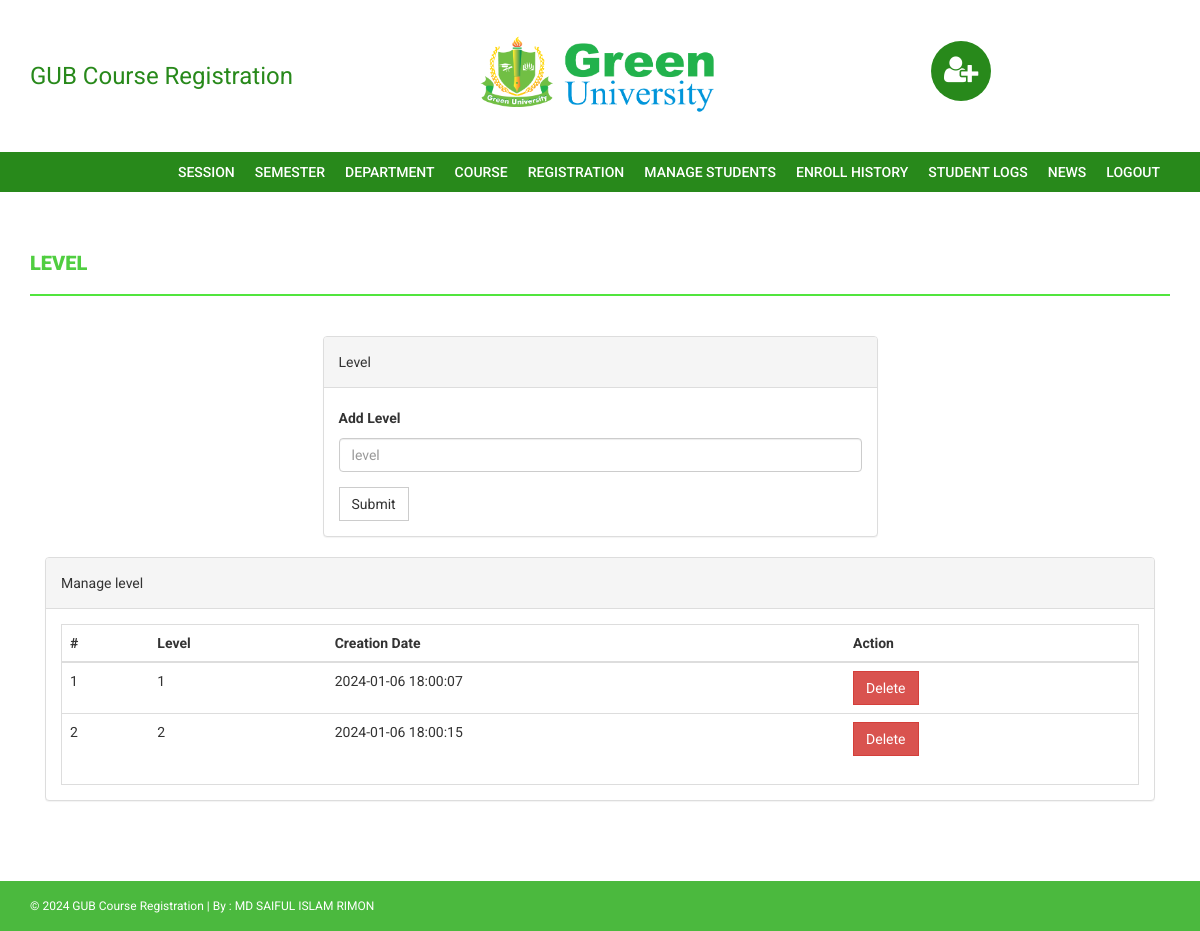
Page /admin/level.php (signed in) on the committed database.
### tables this page shows
CREATE TABLE `level` (
  `id` int(11) NOT NULL,
  `level` varchar(255) DEFAULT NULL,
  `creationDate` timestamp NULL DEFAULT current_timestamp()
);

### admin/level.php (the view, shortened to what this page needs)
<?php
if(strlen($_SESSION['alogin'])==0)
    {
header('location:index.php');
}
else{
?>
<!DOCTYPE html>
<html xmlns="http://www.w3.org/1999/xhtml">
<head>
    <link href="assets/css/bootstrap.css" rel="stylesheet" />
    <link href="assets/css/font-awesome.css" rel="stylesheet" />
    <link href="assets/css/style.css" rel="stylesheet" />
</head>
<body>
<?php include('includes/header.php');?>
<?php if($_SESSION['alogin']!="")
{
 include('includes/menubar.php');
}
 ?>
    <div class="content-wrapper">
        <div class="container">
              <div class="row">
                    <div class="col-md-12">
                        <h1 class="page-head-line">Level  </h1>
                    </div>
                </div>
                <div class="row" >
                  <div class="col-md-3"></div>
                    <div class="col-md-6">
                        <div class="panel panel-default">
                        <div class="panel-heading">
                           Level
                        </div>
                        <div class="panel-body">
                       <form name="level" method="post">
   <div class="form-group">
    <label for="department">Add Level  </label>
    <input type="text" class="form-control" id="level" name="level" placeholder="level" required />
  </div>
 <button type="submit" name="submit" class="btn btn-default">Submit</button>
</form>
                            </div>
                            </div>
                    </div>
                </div>
                <div class="col-md-12">
                    <div class="panel panel-default">
                        <div class="panel-heading">
                            Manage level
                        </div>
                        <div class="panel-body">
                            <div class="table-responsive table-bordered">
                                <table class="table">
                                    <thead>
                                        <tr>
                                            <th>#</th>
                                            <th>Level</th>
                                            <th>Creation Date</th>
                                            <th>Action</th>
                                        </tr>
                                    </thead>
                                    <tbody>
<?php
$sql=mysqli_query($con,"select * from level");
$cnt=1;
while($row=mysqli_fetch_array($sql))
{
?>
                                        <tr>
                                            <td><?php echo $cnt;?></td>
                                            <td><?php echo htmlentities($row['level']);?></td>
                                            <td><?php echo htmlentities($row['creationDate']);?></td>
                                            <td>
  <a href="level.php?id=<?php echo $row['id']?>&del=delete" onClick="return confirm('Are you sure you want to delete?')">
                                            <button class="btn btn-danger">Delete</button>
</a>
                                            </td>
                                        </tr>
<?php
$cnt++;
} ?>
                                    </tbody>
                                </table>
                            </div>
                        </div>
                    </div>
                </div>
            </div>
        </div>
  <?php include('includes/footer.php');?>
</body>
</html>
<?php } ?>

### assets/css/style.css (style rules this page uses)
body { font-family: 'Roboto', sans-serif; line-height: 30px; }
.content-wrapper { margin-top: 40px; min-height: 600px; padding-bottom: 60px; }
.page-head-line { font-weight: 900; padding-bottom: 20px; border-bottom: 2px solid #51e53d; text-transform: uppercase; color: #50CE40; font-size: 20px; margin-bottom: 40px; }
.btn { border-radius: 0px; -webkit-border-radius: 0px; -moz-border-radius: 0px; }

### rows in the picture
level: level "1", creationDate "2024-01-06 18:00:07"
level: level "2", creationDate "2024-01-06 18:00:15"
